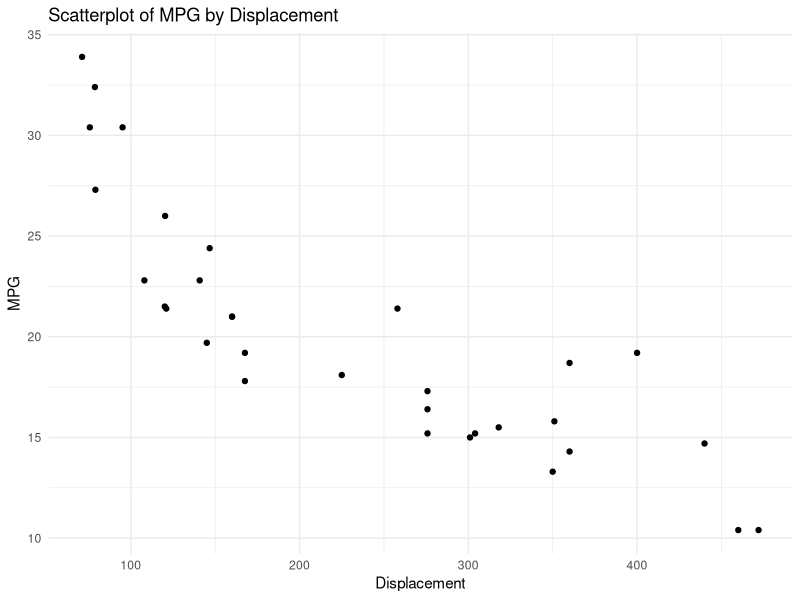

This figure's R source:
#project 1
#gillian fanning
#------------------------------------------------------------------------

#load libraries
library(ggplot2)

#load data
mtcars

#create plot
ggplot(mtcars, aes(x = disp, y = mpg)) +
  geom_point() +
  labs(title = "Scatterplot of MPG by Displacement", x = "Displacement", y = "MPG") +
  theme_minimal()
